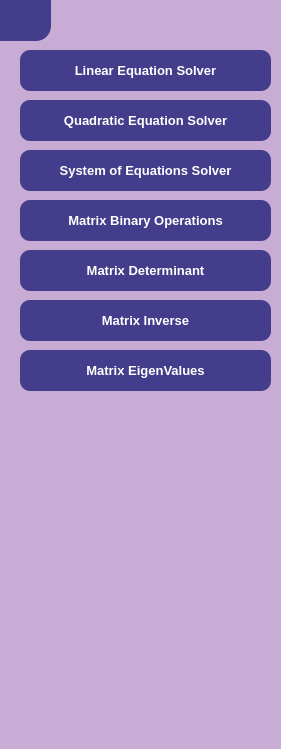
   <widget class="QWidget" name="sideBar" native="true">
    <property name="geometry">
     <rect>
      <x>0</x>
      <y>0</y>
      <width>281</width>
      <height>749</height>
     </rect>
    </property>
    <property name="sizePolicy">
     <sizepolicy hsizetype="Expanding" vsizetype="Expanding">
      <horstretch>0</horstretch>
      <verstretch>0</verstretch>
     </sizepolicy>
    </property>
    <property name="styleSheet">
     <string notr="true">background-color: #c8acd6</string>
    </property>
    <widget class="QPushButton" name="backButton">
     <property name="geometry">
      <rect>
       <x>0</x>
       <y>0</y>
       <width>51</width>
       <height>41</height>
      </rect>
     </property>
     <property name="styleSheet">
      <string notr="true">QPushButton {
    font-family: 'Lato', sans-serif;
    font-size: 14pt;
    font-weight: 700;
    color: #ffffff;
    background-color: #433D8B;
    border: none;
    border-top-left-radius: 0px;
    border-top-right-radius: 0px;
    border-bottom-left-radius: 0px;
    border-bottom-right-radius: 15px;
    padding: 10px 20px; /* Adjust padding for button size */
    text-align: center;
}

QPushButton:hover {
    background-color: #2E236C;
    opacity: 0.5; /* Fade effect on hover */
}</string>
     </property>
     <property name="text">
      <string/>
     </property>
     <property name="icon">
      <iconset theme="QIcon::ThemeIcon::GoHome"/>
     </property>
    </widget>
    <widget class="QPushButton" name="linearEquationSolverButton">
     <property name="geometry">
      <rect>
       <x>20</x>
       <y>50</y>
       <width>251</width>
       <height>41</height>
      </rect>
     </property>
     <property name="styleSheet">
      <string notr="true">QPushButton {
    font-family: 'Lato', sans-serif;
    font-size: 10pt;
    font-weight: 700;
    color: #ffffff;
    background-color: #433D8B;
    border: none;
    border-radius: 10px;
    padding: 10px 20px; /* Adjust padding for button size */
    text-align: center;
}

QPushButton:hover {
    background-color: #2E236C;
    opacity: 0.5; /* Fade effect on hover */
}</string>
     </property>
     <property name="text">
      <string>Linear Equation Solver</string>
     </property>
    </widget>
    <widget class="QPushButton" name="quadraticEquationSolverButton">
     <property name="geometry">
      <rect>
       <x>20</x>
       <y>100</y>
       <width>251</width>
       <height>41</height>
      </rect>
     </property>
     <property name="styleSheet">
      <string notr="true">QPushButton {
    font-family: 'Lato', sans-serif;
    font-size: 10pt;
    font-weight: 700;
    color: #ffffff;
    background-color: #433D8B;
    border: none;
    border-radius: 10px;
    padding: 10px 20px; /* Adjust padding for button size */
    text-align: center;
}

QPushButton:hover {
    background-color: #2E236C;
    opacity: 0.5; /* Fade effect on hover */
}</string>
     </property>
     <property name="text">
      <string>Quadratic Equation Solver</string>
     </property>
    </widget>
    <widget class="QPushButton" name="systemEquationsSolverButton">
     <property name="geometry">
      <rect>
       <x>20</x>
       <y>150</y>
       <width>251</width>
       <height>41</height>
      </rect>
     </property>
     <property name="styleSheet">
      <string notr="true">QPushButton {
    font-family: 'Lato', sans-serif;
    font-size: 10pt;
    font-weight: 700;
    color: #ffffff;
    background-color: #433D8B;
    border: none;
    border-radius: 10px;
    padding: 10px 20px; /* Adjust padding for button size */
    text-align: center;
}

QPushButton:hover {
    background-color: #2E236C;
    opacity: 0.5; /* Fade effect on hover */
}</string>
     </property>
     <property name="text">
      <string>System of Equations Solver</string>
     </property>
    </widget>
    <widget class="QPushButton" name="matrixBinaryOperationsButton">
     <property name="geometry">
      <rect>
       <x>20</x>
       <y>200</y>
       <width>251</width>
       <height>41</height>
      </rect>
     </property>
     <property name="styleSheet">
      <string notr="true">QPushButton {
    font-family: 'Lato', sans-serif;
    font-size: 10pt;
    font-weight: 700;
    color: #ffffff;
    background-color: #433D8B;
    border: none;
    border-radius: 10px;
    padding: 10px 20px; /* Adjust padding for button size */
    text-align: center;
}

QPushButton:hover {
    background-color: #2E236C;
    opacity: 0.5; /* Fade effect on hover */
}</string>
     </property>
     <property name="text">
      <string>Matrix Binary Operations</string>
     </property>
    </widget>
    <widget class="QPushButton" name="matrixDeterminantButton">
     <property name="geometry">
      <rect>
       <x>20</x>
       <y>250</y>
       <width>251</width>
       <height>41</height>
      </rect>
     </property>
     <property name="styleSheet">
      <string notr="true">QPushButton {
    font-family: 'Lato', sans-serif;
    font-size: 10pt;
    font-weight: 700;
    color: #ffffff;
    background-color: #433D8B;
    border: none;
    border-radius: 10px;
    padding: 10px 20px; /* Adjust padding for button size */
    text-align: center;
}

QPushButton:hover {
    background-color: #2E236C;
    opacity: 0.5; /* Fade effect on hover */
}</string>
     </property>
     <property name="text">
      <string>Matrix Determinant</string>
     </property>
    </widget>
    <widget class="QPushButton" name="matrixInverseButton">
     <property name="geometry">
      <rect>
       <x>20</x>
       <y>300</y>
       <width>251</width>
       <height>41</height>
      </rect>
     </property>
     <property name="styleSheet">
      <string notr="true">QPushButton {
    font-family: 'Lato', sans-serif;
    font-size: 10pt;
    font-weight: 700;
    color: #ffffff;
    background-color: #433D8B;
    border: none;
    border-radius: 10px;
    padding: 10px 20px; /* Adjust padding for button size */
    text-align: center;
}

QPushButton:hover {
    background-color: #2E236C;
    opacity: 0.5; /* Fade effect on hover */
}</string>
     </property>
     <property name="text">
      <string>Matrix Inverse</string>
     </property>
    </widget>
    <widget class="QPushButton" name="matrixEigenValuesButton">
     <property name="geometry">
      <rect>
       <x>20</x>
       <y>350</y>
       <width>251</width>
       <height>41</height>
      </rect>
     </property>
     <property name="styleSheet">
      <string notr="true">QPushButton {
    font-family: 'Lato', sans-serif;
    font-size: 10pt;
    font-weight: 700;
    color: #ffffff;
    background-color: #433D8B;
    border: none;
    border-radius: 10px;
    padding: 10px 20px; /* Adjust padding for button size */
    text-align: center;
}

QPushButton:hover {
    background-color: #2E236C;
    opacity: 0.5; /* Fade effect on hover */
}</string>
     </property>
     <property name="text">
      <string>Matrix EigenValues</string>
     </property>
    </widget>
   </widget>
